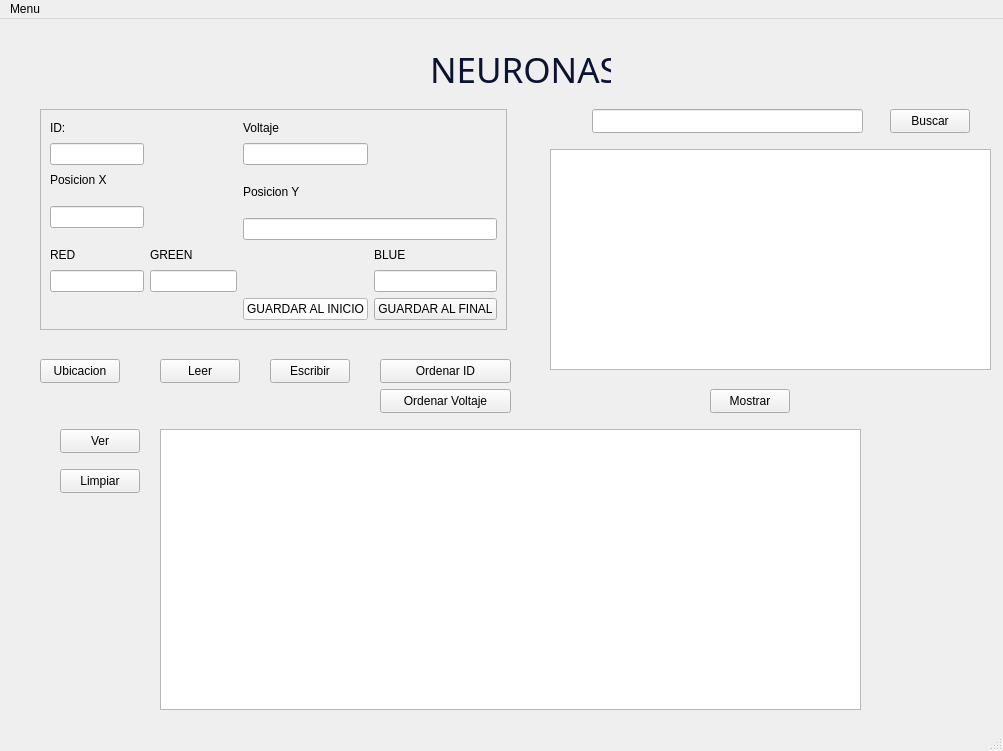
<?xml version="1.0" encoding="UTF-8"?>
<ui version="4.0">
 <class>MainWindow</class>
 <widget class="QMainWindow" name="MainWindow">
  <property name="geometry">
   <rect>
    <x>0</x>
    <y>0</y>
    <width>1003</width>
    <height>751</height>
   </rect>
  </property>
  <property name="windowTitle">
   <string>MainWindow</string>
  </property>
  <widget class="QWidget" name="centralwidget">
   <widget class="QFrame" name="frame">
    <property name="geometry">
     <rect>
      <x>40</x>
      <y>90</y>
      <width>467</width>
      <height>221</height>
     </rect>
    </property>
    <property name="frameShape">
     <enum>QFrame::StyledPanel</enum>
    </property>
    <property name="frameShadow">
     <enum>QFrame::Raised</enum>
    </property>
    <layout class="QGridLayout" name="gridLayout">
     <item row="4" column="3" colspan="2">
      <widget class="QLineEdit" name="txtPosY"/>
     </item>
     <item row="2" column="0">
      <widget class="QLabel" name="label_2">
       <property name="styleSheet">
        <string notr="true">color: rgb(0, 0, 0);</string>
       </property>
       <property name="text">
        <string>Posicion X</string>
       </property>
      </widget>
     </item>
     <item row="1" column="3">
      <widget class="QLineEdit" name="txtVoltaje"/>
     </item>
     <item row="1" column="0">
      <widget class="QLineEdit" name="txtId"/>
     </item>
     <item row="7" column="3">
      <widget class="QPushButton" name="btnGuardar">
       <property name="styleSheet">
        <string notr="true">background-color: rgb(255, 255, 255);
color: rgb(0, 0, 0);</string>
       </property>
       <property name="text">
        <string>GUARDAR AL INICIO</string>
       </property>
      </widget>
     </item>
     <item row="6" column="4">
      <widget class="QLineEdit" name="txtBlue"/>
     </item>
     <item row="3" column="0" rowspan="2">
      <widget class="QLineEdit" name="txtPosX"/>
     </item>
     <item row="6" column="1" colspan="2">
      <widget class="QLineEdit" name="txtGreen"/>
     </item>
     <item row="7" column="4">
      <widget class="QPushButton" name="btnGuardarFinal">
       <property name="text">
        <string>GUARDAR AL FINAL</string>
       </property>
      </widget>
     </item>
     <item row="0" column="3">
      <widget class="QLabel" name="label_5">
       <property name="styleSheet">
        <string notr="true">color: rgb(0, 0, 0);</string>
       </property>
       <property name="text">
        <string>Voltaje</string>
       </property>
      </widget>
     </item>
     <item row="5" column="0">
      <widget class="QLabel" name="label_3">
       <property name="styleSheet">
        <string notr="true">color: rgb(0, 0, 0);</string>
       </property>
       <property name="text">
        <string>RED</string>
       </property>
      </widget>
     </item>
     <item row="0" column="0">
      <widget class="QLabel" name="label">
       <property name="styleSheet">
        <string notr="true">color: rgb(0, 0, 0);</string>
       </property>
       <property name="text">
        <string>ID:</string>
       </property>
      </widget>
     </item>
     <item row="5" column="4">
      <widget class="QLabel" name="label_7">
       <property name="styleSheet">
        <string notr="true">color: rgb(0, 0, 0);</string>
       </property>
       <property name="text">
        <string>BLUE</string>
       </property>
      </widget>
     </item>
     <item row="6" column="0">
      <widget class="QLineEdit" name="txtRed"/>
     </item>
     <item row="5" column="1">
      <widget class="QLabel" name="label_4">
       <property name="styleSheet">
        <string notr="true">color: rgb(0, 0, 0);</string>
       </property>
       <property name="text">
        <string>GREEN</string>
       </property>
      </widget>
     </item>
     <item row="2" column="3" rowspan="2" colspan="2">
      <widget class="QLabel" name="label_6">
       <property name="styleSheet">
        <string notr="true">color: rgb(0, 0, 0);</string>
       </property>
       <property name="text">
        <string>Posicion Y</string>
       </property>
      </widget>
     </item>
    </layout>
   </widget>
   <widget class="QLabel" name="label_8">
    <property name="enabled">
     <bool>false</bool>
    </property>
    <property name="geometry">
     <rect>
      <x>430</x>
      <y>10</y>
      <width>181</width>
      <height>81</height>
     </rect>
    </property>
    <property name="font">
     <font>
      <family>Gill Sans Ultra Bold Condensed</family>
      <pointsize>26</pointsize>
     </font>
    </property>
    <property name="layoutDirection">
     <enum>Qt::LeftToRight</enum>
    </property>
    <property name="styleSheet">
     <string notr="true">color: rgb(11, 19, 48);</string>
    </property>
    <property name="text">
     <string>NEURONAS</string>
    </property>
   </widget>
   <widget class="QPushButton" name="btnMostrar">
    <property name="geometry">
     <rect>
      <x>710</x>
      <y>370</y>
      <width>80</width>
      <height>24</height>
     </rect>
    </property>
    <property name="text">
     <string>Mostrar</string>
    </property>
   </widget>
   <widget class="QPushButton" name="btnUbicacion">
    <property name="geometry">
     <rect>
      <x>40</x>
      <y>340</y>
      <width>80</width>
      <height>24</height>
     </rect>
    </property>
    <property name="text">
     <string>Ubicacion</string>
    </property>
   </widget>
   <widget class="QPushButton" name="btnLeer">
    <property name="geometry">
     <rect>
      <x>160</x>
      <y>340</y>
      <width>80</width>
      <height>24</height>
     </rect>
    </property>
    <property name="text">
     <string>Leer</string>
    </property>
   </widget>
   <widget class="QPushButton" name="btnEscribir">
    <property name="geometry">
     <rect>
      <x>270</x>
      <y>340</y>
      <width>80</width>
      <height>24</height>
     </rect>
    </property>
    <property name="text">
     <string>Escribir</string>
    </property>
   </widget>
   <widget class="QTableWidget" name="tableWidget">
    <property name="geometry">
     <rect>
      <x>550</x>
      <y>130</y>
      <width>441</width>
      <height>221</height>
     </rect>
    </property>
   </widget>
   <widget class="QPushButton" name="buscarbtn">
    <property name="geometry">
     <rect>
      <x>890</x>
      <y>90</y>
      <width>80</width>
      <height>24</height>
     </rect>
    </property>
    <property name="text">
     <string>Buscar</string>
    </property>
   </widget>
   <widget class="QLineEdit" name="lineEdit">
    <property name="geometry">
     <rect>
      <x>592</x>
      <y>90</y>
      <width>271</width>
      <height>24</height>
     </rect>
    </property>
   </widget>
   <widget class="QPushButton" name="btnOrdenar">
    <property name="geometry">
     <rect>
      <x>380</x>
      <y>340</y>
      <width>131</width>
      <height>24</height>
     </rect>
    </property>
    <property name="text">
     <string>Ordenar ID</string>
    </property>
   </widget>
   <widget class="QGraphicsView" name="graphicsView">
    <property name="geometry">
     <rect>
      <x>160</x>
      <y>410</y>
      <width>701</width>
      <height>281</height>
     </rect>
    </property>
   </widget>
   <widget class="QPushButton" name="btnVer">
    <property name="geometry">
     <rect>
      <x>60</x>
      <y>410</y>
      <width>80</width>
      <height>24</height>
     </rect>
    </property>
    <property name="text">
     <string>Ver</string>
    </property>
   </widget>
   <widget class="QPushButton" name="btnLimpiar">
    <property name="geometry">
     <rect>
      <x>60</x>
      <y>450</y>
      <width>80</width>
      <height>24</height>
     </rect>
    </property>
    <property name="text">
     <string>Limpiar</string>
    </property>
   </widget>
   <widget class="QPushButton" name="btnOrdenarVoltaje">
    <property name="geometry">
     <rect>
      <x>380</x>
      <y>370</y>
      <width>131</width>
      <height>24</height>
     </rect>
    </property>
    <property name="text">
     <string>Ordenar Voltaje</string>
    </property>
   </widget>
  </widget>
  <widget class="QMenuBar" name="menubar">
   <property name="geometry">
    <rect>
     <x>0</x>
     <y>0</y>
     <width>1003</width>
     <height>21</height>
    </rect>
   </property>
   <widget class="QMenu" name="menuMenu">
    <property name="title">
     <string>Menu</string>
    </property>
    <addaction name="separator"/>
    <addaction name="actionOpen"/>
    <addaction name="actionguardar"/>
   </widget>
   <addaction name="menuMenu"/>
  </widget>
  <widget class="QStatusBar" name="statusbar"/>
  <action name="actionOpen">
   <property name="text">
    <string>open</string>
   </property>
  </action>
  <action name="actionClose">
   <property name="text">
    <string>Close</string>
   </property>
  </action>
  <action name="actionguardar">
   <property name="text">
    <string>guardar</string>
   </property>
  </action>
 </widget>
 <resources/>
 <connections/>
</ui>
